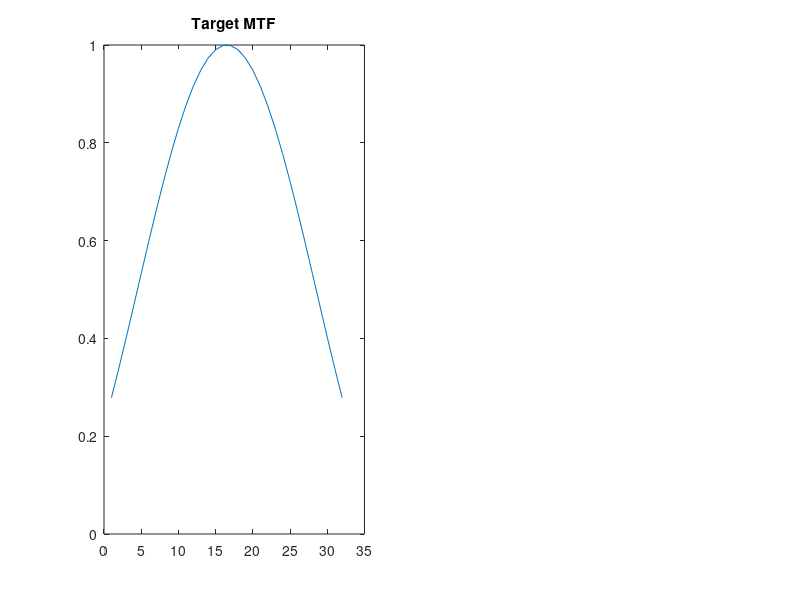

Source code (MATLAB): (Note: this script raises an error after producing the figure.)
% Example of optimizing the flipangle scheme for a Quadrature Phase RARE sequence 
clear, close all;

% Tissue and seq parameters:
% Several tissues:
% T1csf = 2000;
% T2csf = 250;
% T1gm = 1000;
% T2gm = 100;
% T1wm = 800;
% T2wm = 90;
% T1fat = 300;
% T2fat = 85;
T1phantom = 1000; % [ms]
T2phantom = 100; % [ms]
% T1brain = 900;
% T2brain = 95;

% Choose a tissue: 
T1choice = T1phantom;
T2choice = T2phantom;

% Acquisition settings
esp =  16;  % [ms]
L = 18; % Ammount of k lines sampled (when only part dont fill in full)
startups = 7;           % First prepulses to prepare eigenstate (Le Roux)
profileorder = 'linear';

partkspace = 18 / 32;   % Partial Fourier factor (if used)
FOV = 20;               % Field of view, only for defining target resolution
% adjust L number of K lines if partkspace
%L = round(L*partkspace);
ETL = 2*L; % echo train length, witouth prepulses, sampling each line twice     

% Total echoes for full k-space plus preparation pulses 
N = (ETL/partkspace)+startups; 
TotalRefocussingPulsesForFullGrid = N;

% save ID: 
ID = 'Phantom_LH_st7_PK_2';

%% Define target function (modified Hanning window)
% You want to design your window on an oversampled grid and then crop to
% get the right shape over your actual lines

% Full nx to build the filter on
Nx = (N - startups)/2; %Overshoot grid to build MTF
beta = 1;
alpha = 1.5;
dx = FOV / Nx;
dk = 1 / FOV;
Ksamples = ([1:Nx] - (Nx + 1) / 2) * dk; 
target = beta / 2 * (1 + cos((2 * pi * Ksamples * dx) / alpha)); % Hanning function


% Visualize target (MTF), and the resulting PSF: 
figure('position', [400, 400, 700, 250]);
subplot(1, 2, 1);
plot(target); ylim([0 1]);
title('Target MTF');

[PSF, PSFtarget, ax, axfine] = MTF2PSF(target, 'linear', FOV);
subplot(1, 2, 2);
plot(axfine, abs(PSFtarget));
title('Resulting PSF from Full Grid');
sgtitle(['Alpha = ' num2str(alpha)]);

[~,center] = max(target);

% Adjust for half-scan if needed

%–– Crop the target so it has exactly acquiredLines entries:
if L < Nx
   % Here’s the simplest “linear” cropping:
   target = target(1: L );

   % New ammount of pulses 
   N = ETL+startups; 
  
end

figure;
plot(target); ylim([0 1]);
title('Target Used During Acquisition');


%% Optimization using fmincon:
% Settings:
% lower and upper bounds for the flip angles:
if startups == 3
    minFlip = 140 * pi/180+ eps;    % 140° in radians, lowerbound for Quadrature Phase can notbe too low 
elseif startups == 7
    minFlip = 110 * pi/180+ eps;    % 110° in radians, lowerbound for Quadrature Phase can notbe too low 
end 

% USER OPTION: Fix or optimize prepulse flip angles
fix_prepulses = true;  % <<< Set to false if you want to optimize prepulses too

% Fixed angle for prepulses:
fixed_prep_angle = 180 * pi / 180;

[A,b,Aeq,beq]=deal([]); %Set extra constraints 

% Define optimizer options, maximum iterations, function evaluation max, tolarance for convergence
opt = optimset('MaxIter',1000,'MaxFunEvals',10^6,'TolFun',10^(-9),'AlwaysHonorConstraints','none'); %,'PlotFcns','optimplotfval'

if fix_prepulses
    % --------------------------------------------------------
    % Fix prepulses, optimize only remaining flip angles
    % --------------------------------------------------------

    % Variable part = ETL pulses (N - startups)
    x0_var = 100 * pi/180 * ones(1, N - startups);       % initial guess
    lb_var = minFlip * ones(1, N - startups);            % lower bound
    ub_var = pi * ones(1, N - startups);                 % upper bound

    % Compose full flip angle array with prepulses fixed
    x0 = [repmat(fixed_prep_angle, 1, startups), x0_var];
    lb = [repmat(fixed_prep_angle, 1, startups), lb_var];
    ub = [repmat(fixed_prep_angle, 1, startups), ub_var];

    % Cost function: inserts fixed prepulses automatically
    costfun = @(x_var) my_QPRARE2([repmat(fixed_prep_angle,1,startups), x_var], ...
                                  T1choice,T2choice,esp,N,target./sum(target),startups,profileorder,partkspace);

    % Run optimization only on the ETL part
    [x1_var, fval, exitflag, output]  = fmincon(costfun, x0_var, [], [], [], [], lb_var, ub_var, [], opt);

    % Final result: full flip angle vector including fixed prepulses
    x1 = [repmat(fixed_prep_angle, 1, startups), x1_var];

    disp('>> Prepulse flip angles fixed to 160° and not optimized.');

else
    % --------------------------------------------------------
    % Optimize all flip angles (prepulses + ETL)
    % --------------------------------------------------------

    x0 = 100 * pi/180 * ones(1, N);        % initial guess
    lb = minFlip * ones(1, N);             % lower bound
    ub = pi * ones(1, N);                  % upper bound

    % Cost function uses full x directly
    costfun = @(x) my_QPRARE2(x, T1choice, T2choice, esp, N, target./sum(target), startups, profileorder, partkspace);

    % Run full optimization
    [x1, fval, exitflag, output] = fmincon(costfun, x0, [], [], [], [], lb, ub, [], opt);

    disp('>> All flip angles (including prepulses) are optimized.');
end


%% Look at result
flipdeg = x1*180/pi; 

% The flip angles:
figure('position',[100 100 1100 300])
subplot(1,3,1)
hold on
plot(flipdeg)
xline(startups,'k--','Prep pulses','LabelHorizontalAlignment','left','DisplayName','Preperation pulses')
hold off
ylim([0 180])
xlim([0 N])
title('FAs'), xlabel('Echo # (plus prepulses)'), ylabel('Degrees')

% The MTF for S before filtering
[S,phasediag,P] = epg_QPRARE2(x1,N,T1choice,T2choice,esp, startups);

Signal     = S(startups+1:end);      % length = 2·L
e1  = Signal(1:2:end);           % echoes 1,3,5…  (L points)
e2  = Signal(2:2:end);           % echoes 2,4,6…  (L points)

% Compute the “sum” and “diff” images
Mx  = e2 + e1;                % in‐phase image
My  = e2 - e1;                % quadrature image

% Unfiltered MTF (magnitude‐sum): No start ups!
MTF_unfilt = abs(Mx).^2 + abs(My).^2;

% compute no‐filter SNR
SNR_nofilt = mean( abs(e1).^2 + abs(e2).^2 );  

subplot(1,3,2)
hold on
plot(1:L, abs(Mx), '-o','DisplayName','echo 1')
plot(1:L, abs(My), '-x','DisplayName','echo 2')
plot(1:L, MTF_unfilt, '--s','LineWidth',1.5,'DisplayName','combined')
hold off
xlabel('k‐line index'); ylabel('Magnitude (a.u.)')
title(sprintf('Raw echoes & MTF (SNR_{nofilt}=%.2f)', SNR_nofilt))
legend('Location','best')
ylim([0 max(MTF_unfilt)*1.1])

% Ordering of samples, if center-out (low-high) readout:
if strcmp(profileorder,'lowhigh') || strcmp(profileorder,'lh')
    order = zeros(numel(target),1);
    
    Nc = round((numel(target)+1)/2);
    order(1) = Nc;
    order(2:2:numel(target)) = [Nc-1:-1:1];
    order(3:2:numel(target)) = [Nc+1:numel(target)];
   
    
    if ~isempty(hsfactor) && hsfactor<1
        order = zeros(numel(target),1);
        [~,Nc] = max(target);
        
        order(1:2:Nc*2-1) = [Nc:-1:1];
        order(2:2:Nc*2-1)=[Nc+1:Nc*2-1];
        order(Nc*2:end)=[Nc*2:numel(target)];
    end
    
    target_order = target(order);
    [~,reverse_order] = sort(order); 
else
    target_order = target;
    reverse_order=[1:numel(target)]; 
end 

filt     = abs(target_order) ./ MTF_unfilt;
[~, Nc] = max(target);
filt_apply = filt(reverse_order); % the filter to apply to recorded data - ss the sampling order then is irrelevant.
filt_norm = filt_apply./filt_apply(Nc); % the normalized filter to apply to recorded data. 


% Correction filter & filtered MTF
% (assumes you've already computed & normalized `target_order`)
SNR_filt = 1 / sqrt( sum( filt.^2 ) );  

subplot(1,3,3)
plot(1:numel(filt), filt_norm,'-d','LineWidth',1.5)
xlabel('k‐line index'); ylabel('Filter gain')
title(sprintf('Filter (SNR_{filt}=%.2f)', SNR_filt))
ylim([0 max(filt_norm)*1.2])
xticks([1, round(L/2), L])
xticklabels({'start','k_{center}','end'})

% check-up: just to check that target function is obtained after filtering
%(compare with target_order): No startups since no k sampling
MTF_filt = MTF_unfilt .* filt;  
figure,
plot(1:L, target_order,'-','LineWidth',1.5,'DisplayName','target')
hold on
plot(1:L, MTF_filt,'--','LineWidth',1.5,'DisplayName','filtered MTF')
hold off
xlabel('k-line index'); ylabel('Normalized amplitude')
legend('Location','best')
title('Filtered MTF vs. Target')
ylim([0 1])
%% save result:
close all

% save all parameters: 
%save(['FAopt_' ID '.mat']) % saving all parameters used for optimization

% OR save filter and flips: 
filtername = 'QuadraturephaseRAREPK'; 
% saving filter and relevant parameters:
save(['FAfilt_' ID '.mat'],'filt','filt_apply','filt_norm','flipdeg','startups','partkspace','esp','target','target_order') 

% write flip angles to txt-file: 
fileID = fopen('FILE_FOR_FLIPS_QUADPHASE_PK_2.txt','w');
fprintf(fileID,'%f\r\n',flipdeg) % use '%d\n' if it should save/print integers. 
fclose(fileID)



